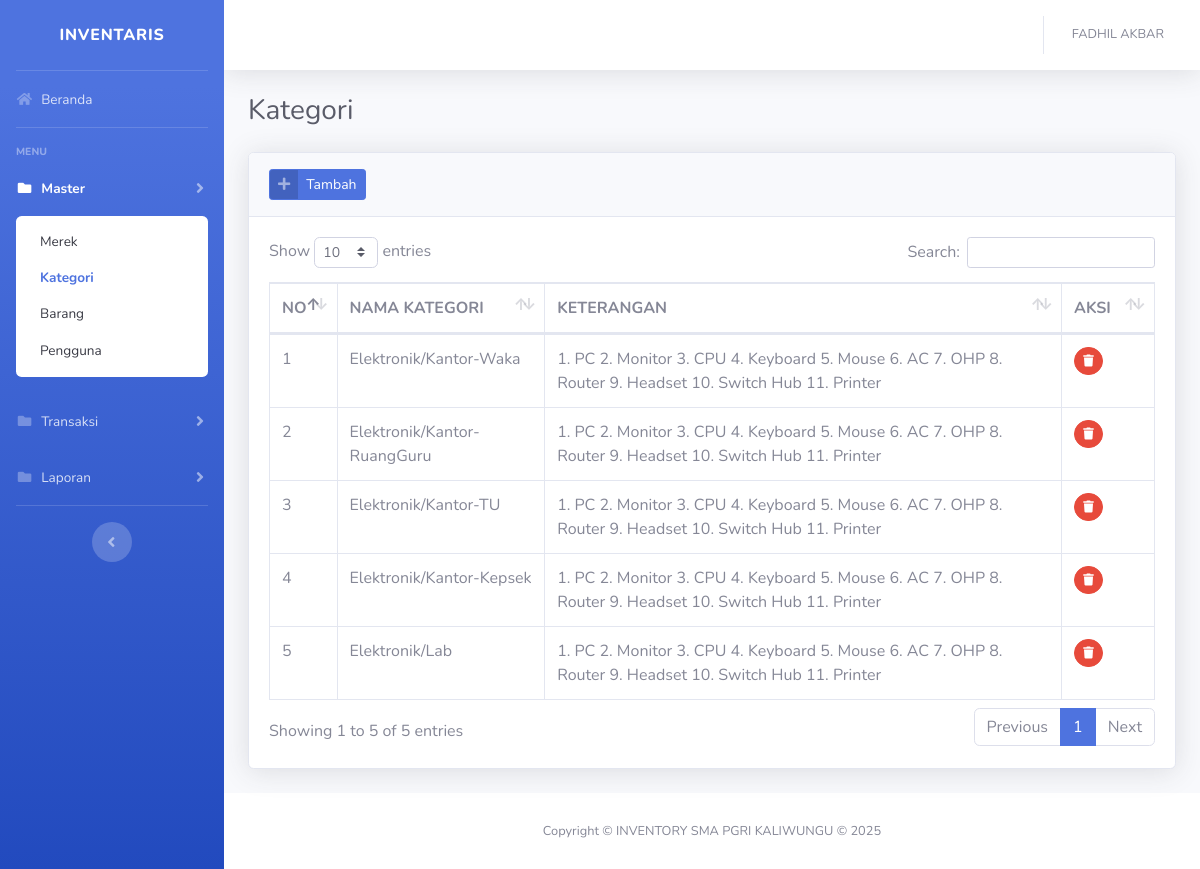
The app's page /?kategori (signed in) with its own data.
### tables this page shows
CREATE TABLE `kategori` (
  `idkategori` int(11) NOT NULL,
  `nama_kategori` varchar(128) NOT NULL,
  `keterangan` varchar(256) NOT NULL
);

### config/function.php (called while the page is built, shortened)
<?php
function encrypt($str) {
return base64_encode($str);
}
function base_url(){
    $base_url= ((isset($_SERVER['HTTPS']) && $_SERVER['HTTPS'] == "on") ? "https" : "http");
    $base_url.= "://".$_SERVER['HTTP_HOST'];
    $base_url.= str_replace(basename($_SERVER['SCRIPT_NAME']),"",$_SERVER['SCRIPT_NAME']);
    return $base_url;
}
?>

### views/master/kategori.php (the view, shortened to what this page needs)
<div class="container-fluid">
    <div class="d-sm-flex align-items-center justify-content-between mb-4">
        <h1 class="h3 mb-0 text-gray-800">Kategori</h1>
    </div>
    <div class="card shadow mb-4">
        <div class="card-header py-3">
            <a href="#" class="btn btn-primary btn-icon-split btn-sm" data-toggle="modal" data-target="#kategoriModal">
                <span class="icon text-white-50">
                    <i class="fas fa-plus"></i>
                </span>
                <span class="text">Tambah</span>
            </a>
        </div>
        <div class="card-body">
            <div class="table-responsive">
                <table class="table table-bordered table-hover" id="dataTable" width="100%" cellspacing="0">
                    <thead>
                        <tr>
                            <th width="20">NO</th>
                            <th>NAMA KATEGORI</th>
                            <th>KETERANGAN</th>
                            <th width="50">AKSI</th>
                        </tr>
                    </thead>
                    <tbody>
                        <?php
                        $n=1;
                        $query = mysqli_query($con,"SELECT * FROM kategori ORDER BY idkategori DESC")or die(mysqli_error($con));
                        while($row = mysqli_fetch_array($query)):
                        ?>
                        <tr>
                            <td><?= $n++; ?></td>
                            <td><?= $row['nama_kategori']; ?></td>
                            <td><?= $row['keterangan']; ?></td>
                            <td>
                                <a href="<?=base_url();?>/process/kategori.php?act=<?=encrypt('delete');?>&id=<?=encrypt($row['idkategori']);?>"
                                    class="btn btn-sm btn-circle btn-danger btn-hapus"><i class="fas fa-trash"></i></a>
                            </td>
                        </tr>
                        <?php endwhile; ?>
                    </tbody>
                </table>
            </div>
        </div>
    </div>
</div>

### records on screen
kategori: nama_kategori "Elektronik/Kantor-Waka", keterangan "1. PC 2. Monitor 3. CPU 4. Keyboard 5. Mouse 6. AC 7. OHP 8. Router 9. Headset 10. Switch Hub 11. Printer"
kategori: nama_kategori "Elektronik/Kantor-RuangGuru", keterangan "1. PC 2. Monitor 3. CPU 4. Keyboard 5. Mouse 6. AC 7. OHP 8. Router 9. Headset 10. Switch Hub 11. Printer"
kategori: nama_kategori "Elektronik/Kantor-TU", keterangan "1. PC 2. Monitor 3. CPU 4. Keyboard 5. Mouse 6. AC 7. OHP 8. Router 9. Headset 10. Switch Hub 11. Printer"
kategori: nama_kategori "Elektronik/Kantor-Kepsek", keterangan "1. PC 2. Monitor 3. CPU 4. Keyboard 5. Mouse 6. AC 7. OHP 8. Router 9. Headset 10. Switch Hub 11. Printer"
kategori: nama_kategori "Elektronik/Lab", keterangan "1. PC 2. Monitor 3. CPU 4. Keyboard 5. Mouse 6. AC 7. OHP 8. Router 9. Headset 10. Switch Hub 11. Printer"

### other values on screen
$_SESSION['fullname'] "FADHIL AKBAR"
